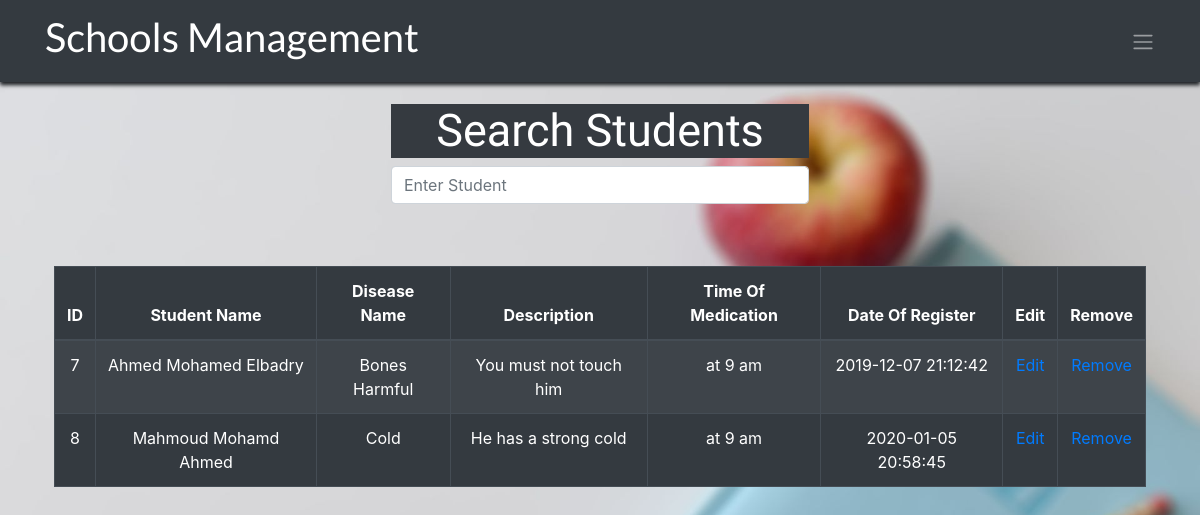
Screenshot of /institutions/show_data/search-medications.php (signed in) with the database file from the repository.
### tables this page shows
CREATE TABLE `medication` (
  `id` int(11) NOT NULL,
  `school_id` int(11) DEFAULT NULL,
  `name` text DEFAULT NULL,
  `description` text DEFAULT NULL,
  `time_of_treatment` text DEFAULT NULL,
  `date_of_register` timestamp NOT NULL DEFAULT current_timestamp(),
  `student_id` int(11) DEFAULT NULL
);

CREATE TABLE `students` (
  `id` int(11) NOT NULL,
  `school_id` int(11) DEFAULT NULL,
  `username` text DEFAULT NULL,
  `password` text DEFAULT NULL,
  `name` text DEFAULT NULL,
  `grade` text DEFAULT NULL,
  `date_of_birth` text DEFAULT NULL,
  `address` text DEFAULT NULL,
  `date_of_register` timestamp NOT NULL DEFAULT current_timestamp()
);

### institutions/show_data/search-medications.php (the view, shortened to what this page needs)
<!DOCTYPE html>
<html>
<head>
  <link rel="stylesheet" href="https://stackpath.bootstrapcdn.com/bootstrap/4.3.1/css/bootstrap.min.css">
</head>
<body>
    <nav class="navbar navbar-expand-sm bg-dark navbar-dark">
        <div class="container">
            <a class="navbar-brand" href="../welcome.php">
                <h1 class="text-center navtitle">Schools Management</h1>
            </a>
            <ul class="nav navbar-nav ml-auto">
                <li class="nav-item dropdown ">
                    <a class="navbar-toggler-icon" href="#" id="navbardrop" data-toggle="dropdown"></a>
                </li>
            </ul>
    </nav>
    <div class="container">
    <div class="col-13 col-sm-6 col-md-5 mx-auto" style="padding: 2%;">
        <div class="form-group">
          <h2 class="text-center" style=" font-size: 45px; font-family:'Coustard', serif; color: #FFFFFF; background-color:#353a40;">Search Students</h2>
          <input type="text" name="search" id="search" autocomplete="off" class="form-control" placeholder="Enter Student">
        </div>
      </div>
    </div>
    <div class="container" style="padding: 2%;">
        <table class="table table-bordered table-striped table-dark">
            <thead>
                <tr>
                    <th style="text-align: center;">ID</th>
                    <th style="text-align: center;">Student Name</th>
                    <th style="text-align: center;">Disease Name</th>
                    <th style="text-align: center;">Description</th>
                    <th style="text-align: center;">Time Of Medication</th>
                    <th style="text-align: center;">Date Of Register</th>
                    <th style="text-align: center;">Edit</th>
                    <th style="text-align: center;">Remove</th>
                </tr>
            </thead>
            <tbody>
                <tr>
                    <?php
                    include("../config.php");
                    $query = "SELECT * FROM  medication ORDER BY name";
                    $result = mysqli_query($link, $query);
                    if (mysqli_num_rows($result) > 0) {
                        while ($user = mysqli_fetch_array($result)) {
                            if ($user['school_id'] == (int)$_SESSION['id']) {
                            echo "<td align='center'>" . $user['id'] . "</td>";
                            $query2 = "SELECT name FROM students WHERE students.id={$user['student_id'] }";
                            $result2 = mysqli_query($link, $query2);
                            $user2 = mysqli_fetch_array($result2);
                            echo "<td align='center'>" . $user2['name'] . "</td>";
                            echo "<td align='center'>" . $user['name'] . "</td>";
                            echo "<td align='center'>" . $user['description'] . "</td>";
                            echo "<td align='center'>" . $user['time_of_treatment'] . "</td>";
                            echo "<td align='center'>" . $user['date_of_register'] . "</td>";
                            echo ("<td align='center'><a href=\"../edit_data/edit-medication.php?medication_id=".$user['id']."\">Edit</a></td>");
                            echo ("<td align='center'><a href=\"../remove_data/remove-medication.php?medication_id=".$user['id']."\">Remove</a></td>");
                            echo "</tr>";
                        }
                    }
                }
                    ?>
        </table>
    </div>
</body>
</html>

### institutions/show_data/search-medications.php (style rules this page uses)
body { background-image: url("../images/back22.jpg"); background-size: cover; }
.navtitle { font-family: 'Lato', sans-serif; }
.navbar { box-shadow: 0 3px 4px rgba(0, 0, 0, 0.16), 0 3px 4px; }

### rows the page displays
medication: id "7", student.name "Ahmed Mohamed Elbadry", name "Bones Harmful", description "You must not touch him", time_of_treatment "at 9 am", date_of_register "2019-12-07 21:12:42"
medication: id "8", student.name "Mahmoud Mohamd Ahmed", name "Cold", description "He has a strong cold", time_of_treatment "at 9 am", date_of_register "2020-01-05 20:58:45"
